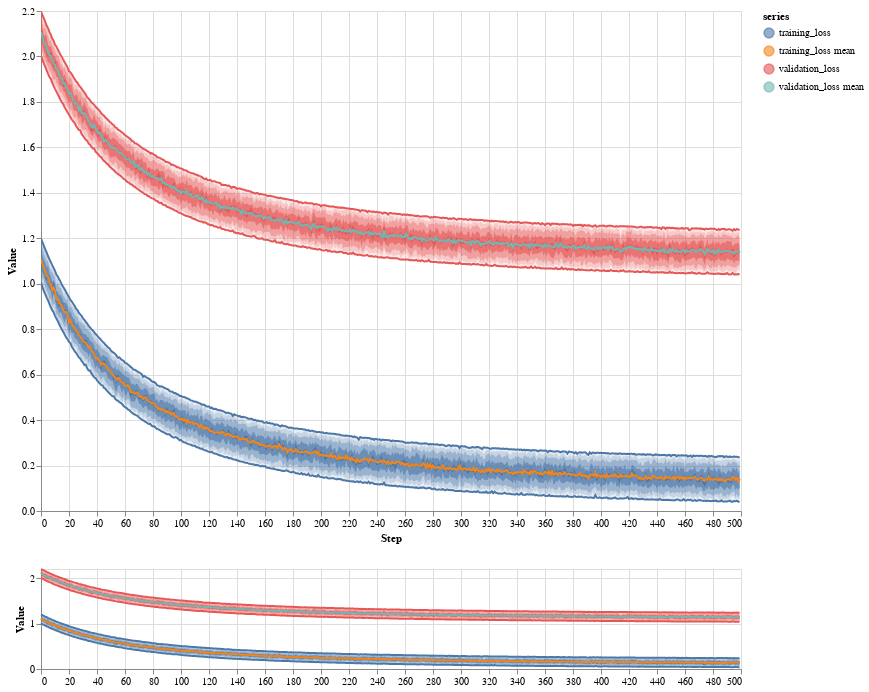

Notebook cell for this chart:
### Code cell
import inspectus
import inspectus.data_logger
import numpy as np

def random_loss():
    return np.array([[1/x**2 + var/5 for var in np.random.rand(100)] for x in np.linspace(1, 5, num=500)])

train_loss = random_loss()
valid_loss = random_loss()+1

inspectus.distribution({'training_loss': train_loss, 'validation_loss': valid_loss},include_mean=True, include_borders=True)

### Figure 1 — Vega-Lite specification as saved in the notebook (floating-point values rounded to 4 significant figures; data arrays with more than 128 entries replaced by an {"elided": "..."} marker saying what was removed)
{"config": {"view": {"continuousWidth": 300, "continuousHeight": 300}}, "vconcat": [{"layer": [{"mark": {"type": "area", "opacity": 0.6}, "encoding": {"color": {"field": "series", "scale": {"scheme": "tableau10"}, "type": "nominal"}, "opacity": {"condition": {"param": "param_2", "value": 0.6}, "value": 0.001}, "x": {"field": "step", "scale": {"domain": {"param": "param_1", "encoding": "x"}}, "type": "quantitative"}, "y": {"field": "v4", "scale": {"domain": {"param": "param_1", "encoding": "y"}}, "type": "quantitative"}, "y2": {"field": "v6"}}, "name": "view_2"}, {"mark": {"type": "area", "opacity": 0.36}, "encoding": {"color": {"field": "series", "scale": {"scheme": "tableau10"}, "type": "nominal"}, "opacity": {"condition": {"param": "param_2", "value": 0.36}, "value": 0.001}, "x": {"field": "step", "scale": {"domain": {"param": "param_1", "encoding": "x"}}, "type": "quantitative"}, "y": {"field": "v3", "scale": {"domain": {"param": "param_1", "encoding": "y"}}, "type": "quantitative"}, "y2": {"field": "v7"}}}, {"mark": {"type": "area", "opacity": 0.216}, "encoding": {"color": {"field": "series", "scale": {"scheme": "tableau10"}, "type": "nominal"}, "opacity": {"condition": {"param": "param_2", "value": 0.216}, "value": 0.001}, "x": {"field": "step", "scale": {"domain": {"param": "param_1", "encoding": "x"}}, "type": "quantitative"}, "y": {"field": "v2", "scale": {"domain": {"param": "param_1", "encoding": "y"}}, "type": "quantitative"}, "y2": {"field": "v8"}}}, {"mark": {"type": "area", "opacity": 0.1296}, "encoding": {"color": {"field": "series", "scale": {"scheme": "tableau10"}, "type": "nominal"}, "opacity": {"condition": {"param": "param_2", "value": 0.1296}, "value": 0.001}, "x": {"field": "step", "scale": {"domain": {"param": "param_1", "encoding": "x"}}, "type": "quantitative"}, "y": {"field": "v1", "scale": {"domain": {"param": "param_1", "encoding": "y"}}, "type": "quantitative"}, "y2": {"field": "v9"}}}, {"layer": [{"mark": {"type": "line"}, "encoding": {"color": {"field": "series", "scale": {"scheme": "tableau10"}, "type": "nominal"}, "opacity": {"condition": {"param": "param_2", "value": 1}, "value": 0.001}, "x": {"field": "step", "scale": {"domain": {"param": "param_1", "encoding": "x"}}, "title": "Step", "type": "quantitative"}, "y": {"field": "v5", "scale": {"domain": {"param": "param_1", "encoding": "y"}}, "title": "Value", "type": "quantitative"}}}, {"mark": {"type": "line"}, "encoding": {"color": {"field": "series", "scale": {"scheme": "tableau10"}, "type": "nominal"}, "x": {"field": "step", "scale": {"domain": {"param": "param_1", "encoding": "x"}}, "title": "Step", "type": "quantitative"}, "y": {"field": "v9", "scale": {"domain": {"param": "param_1", "encoding": "y"}}, "title": "Value", "type": "quantitative"}}}, {"mark": {"type": "line"}, "encoding": {"color": {"field": "series", "scale": {"scheme": "tableau10"}, "type": "nominal"}, "x": {"field": "step", "scale": {"domain": {"param": "param_1", "encoding": "x"}}, "title": "Step", "type": "quantitative"}, "y": {"field": "v1", "scale": {"domain": {"param": "param_1", "encoding": "y"}}, "title": "Value", "type": "quantitative"}}}]}], "data": {"values": {"elided": "2000 records"}}, "height": 500, "width": 700}, {"layer": [{"mark": {"type": "area", "opacity": 0.6}, "encoding": {"color": {"field": "series", "scale": {"scheme": "tableau10"}, "type": "nominal"}, "x": {"field": "step", "type": "quantitative"}, "y": {"field": "v4", "type": "quantitative"}, "y2": {"field": "v6"}}, "name": "view_1"}, {"mark": {"type": "area", "opacity": 0.36}, "encoding": {"color": {"field": "series", "scale": {"scheme": "tableau10"}, "type": "nominal"}, "x": {"field": "step", "type": "quantitative"}, "y": {"field": "v3", "type": "quantitative"}, "y2": {"field": "v7"}}}, {"mark": {"type": "area", "opacity": 0.216}, "encoding": {"color": {"field": "series", "scale": {"scheme": "tableau10"}, "type": "nominal"}, "x": {"field": "step", "type": "quantitative"}, "y": {"field": "v2", "type": "quantitative"}, "y2": {"field": "v8"}}}, {"mark": {"type": "area", "opacity": 0.1296}, "encoding": {"color": {"field": "series", "scale": {"scheme": "tableau10"}, "type": "nominal"}, "x": {"field": "step", "type": "quantitative"}, "y": {"field": "v1", "type": "quantitative"}, "y2": {"field": "v9"}}}, {"layer": [{"mark": {"type": "line"}, "encoding": {"color": {"field": "series", "scale": {"scheme": "tableau10"}, "type": "nominal"}, "x": {"field": "step", "title": "", "type": "quantitative"}, "y": {"field": "v5", "title": "Value", "type": "quantitative"}}}, {"mark": {"type": "line"}, "encoding": {"color": {"field": "series", "scale": {"scheme": "tableau10"}, "type": "nominal"}, "x": {"field": "step", "title": "", "type": "quantitative"}, "y": {"field": "v9", "title": "Value", "type": "quantitative"}}}, {"mark": {"type": "line"}, "encoding": {"color": {"field": "series", "scale": {"scheme": "tableau10"}, "type": "nominal"}, "x": {"field": "step", "title": "", "type": "quantitative"}, "y": {"field": "v1", "title": "Value", "type": "quantitative"}}}]}], "data": {"values": {"elided": "2000 records"}}, "height": 100, "width": 700}], "params": [{"name": "param_2", "select": {"type": "point", "fields": ["series"]}, "bind": "legend", "views": ["view_2"]}, {"name": "param_1", "select": {"type": "interval", "encodings": ["x", "y"]}, "views": ["view_1"]}], "$schema": "https://vega.github.io/schema/vega-lite/v5.17.0.json"}
